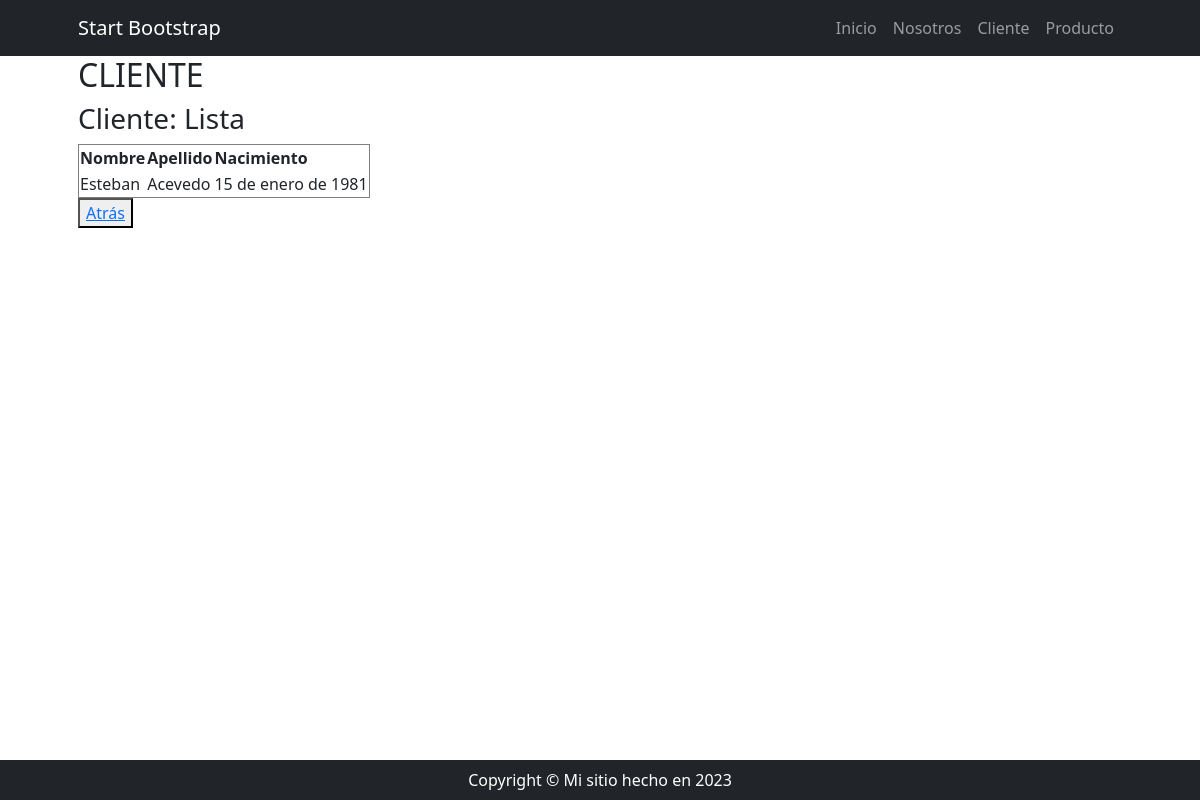
The page /clientes/cliente/list on the database as committed earlier.
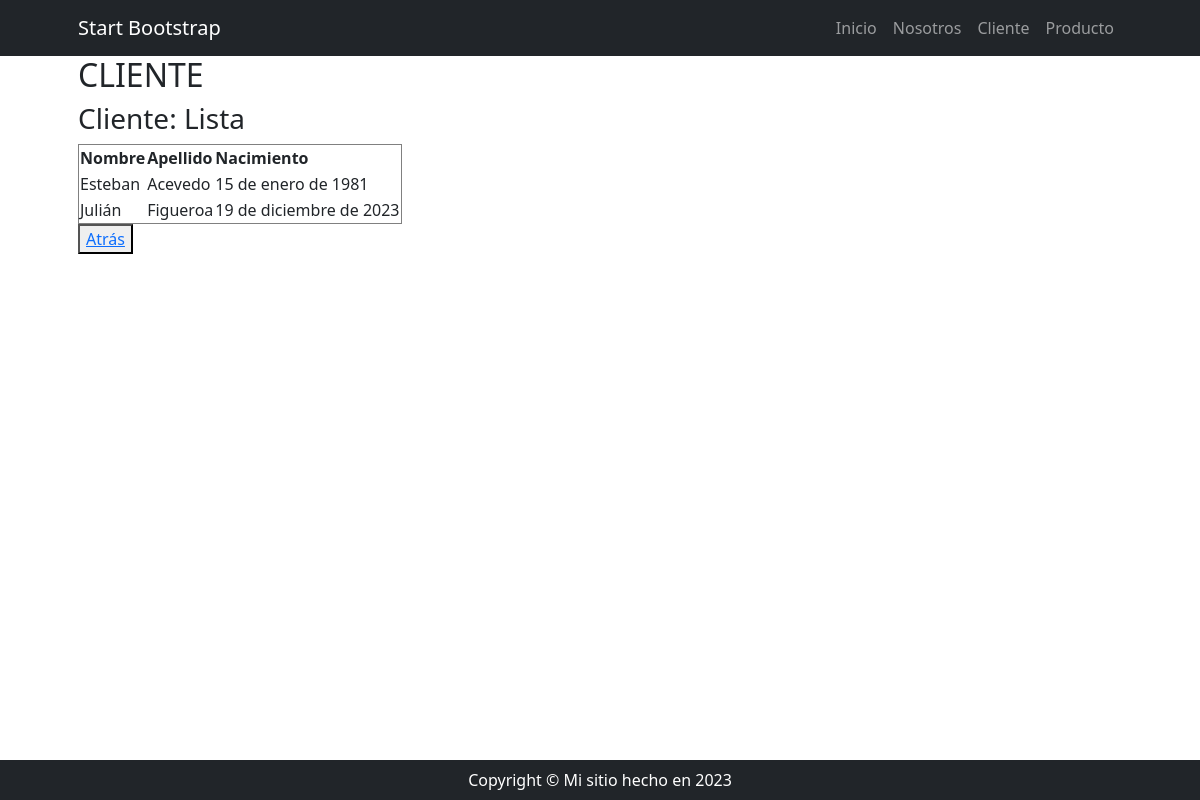
The same page on the database as committed later.
### cliente/models.py (models this page shows, shortened)
class Cliente(models.Model):
    nombre = models.CharField(max_length=100)
    apellido = models.CharField(max_length=100)
    nacimiento = models.DateField(null=True, blank=True)
    pais_origen_id = models.ForeignKey(
        Pais, null=True, blank=True, on_delete=models.SET_NULL, verbose_name="país de origen"
    )

### cliente/views.py (the view)
# urls.py: path("cliente/list", views.cliente_list, name="cliente_list"),
def cliente_list(request):
    clientes = models.Cliente.objects.all()
    context = {"clientes": clientes}
    return render(request, "cliente/cliente_list.html", context)

### cliente/templates/cliente/cliente_list.html
{% extends 'core/base.html' %}
{% block content %}
    <h2>CLIENTE</h2>
    <h3>Cliente: Lista</h3>
    <table border="1">
        <thead>
            <th>Nombre</th>
            <th>Apellido</th>
            <th>Nacimiento</th>
        </thead>
        <tbody>
            {% for cliente in clientes %}
                <tr>
                    <td>{{ cliente.nombre }}</td>
                    <td>{{ cliente.apellido }}</td>
                    {% if cliente.nacimiento %}
                        <td>{{ cliente.nacimiento }}</td>
                    {% else %}
                        <td>Sin registro</td>
                    {% endif %}
                </tr>
            {% endfor %}
        </tbody>
    </table>
    <button><a href="{% url 'cliente:index' %}">Atrás</a></button>
{% endblock content %}

Rows that differ between the two databases and show on the page:
added Cliente: nombre "Julián", apellido "Figueroa", nacimiento "19 de diciembre de 2023"
